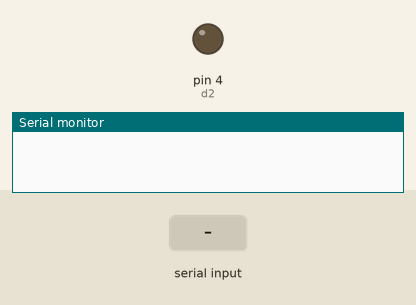
A sketch run on a simulated Arduino Uno, built with avr-gcc and run on an emulated ATmega328P. Shown: output pins drawn as LEDs (lit = HIGH), the last lines printed to the serial monitor. Inputs (shaded band) come from the test bench. Pins used as bus, display or sensor lines are not drawn.

Above: at 1.2 s.
1.3 s: "1" received over Serial
At 4.1 s:
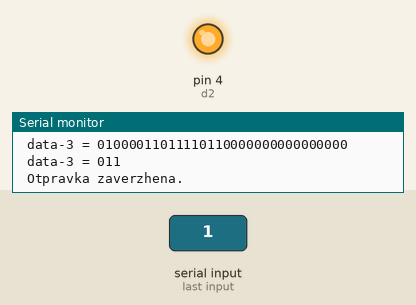
4.3 s: "0" received over Serial
Timing chart, 0 to 7.3 s (numbered marks = the images above; inputs shaded):
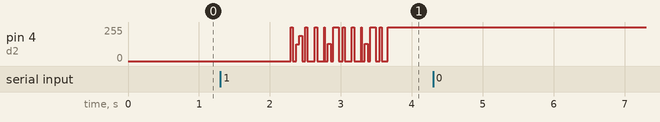

The sketch:

arduino_fpga_send_1.4__10_datchik_.ino
```cpp
int data3[332];
int i=0,clk=3,d2=4,j;
int az=HIGH;
int val=0;

int raw[10];
int tt[10];
int buf[32];


void func(int x2)
{
int i,d = 1, k=0, exp2=0;
int t[30];
double x, drob, n, y, z;
x=x2;
int cel = (int)x;
while(cel)
{
t[k] = cel%2;
k++;
cel /= 2;
}
drob = modf(x, &n);
int a[23];
for(i = 0; i < 23; i++)
{
drob *= 2;
y = modf(drob, &z);
a[i] = (int)z;
if(drob >= 1)
drob = drob - 1;
}
/*
for(i=0; i<k; i++)
Serial.print(t[i]);
*/
//---------------------—
exp2=k-1+127;
cel = (int)exp2;
int t2[10], k3=0;
d=1;
while(cel)
{
t2[k3]= cel%2;
k3++;
cel /= 2;
}
int g=0;
if(x>=0)
{
  buf[g]=0;
  g++;
}
else
{
  buf[g]=1;
  g++;
}
for(i=7; i>=0; i--) { buf[g]=t2[i]; g++; }
for(i=k-2; i>=0; i--) { buf[g]=t[i]; g++; }
for(i = 0; i < 24-k; i++) { buf[g]=a[i]; g++; }
}

void setup()
{
Serial.begin(9600);
pinMode(clk,OUTPUT);
pinMode(d2,OUTPUT);
pinMode( A0, INPUT );
}

void loop()
{
if(Serial.available())
{
val=Serial.read();
if(val=='1')
{
raw[0] = analogRead(A0);
tt[0] = (( raw[0]/1023.0 )*5.0*1000/10)+1;

raw[1] = raw[0];
tt[1] = ( raw[1]/1023.0 )*5.0*1000/10;

raw[2] = raw[0];
tt[2] = ( raw[2]/1023.0 )*5.0*1000/10;

raw[3] = raw[0];
tt[3] = ( raw[3]/1023.0 )*5.0*1000/10;

raw[4] = raw[0];
tt[4] = ( raw[4]/1023.0 )*5.0*1000/10;

raw[5] = raw[0];
tt[5] = ( raw[5]/1023.0 )*5.0*1000/10;

raw[6] = raw[0];
tt[6] = ( raw[6]/1023.0 )*5.0*1000/10;

raw[7] = raw[0];
tt[7] = ( raw[7]/1023.0 )*5.0*1000/10;

raw[8] = raw[0];
tt[8] = ( raw[8]/1023.0 )*5.0*1000/10;

raw[9] = raw[0];
tt[9] = (( raw[9]/1023.0 )*5.0*1000/10)+1;

Serial.println();
Serial.println();
Serial.print("t1 = ");
Serial.println(tt[0]);

Serial.print("t2 = ");
Serial.println(tt[1]);

Serial.print("t3 = ");
Serial.println(tt[2]);

Serial.print("t4 = ");
Serial.println(tt[3]);

Serial.print("t5 = ");
Serial.println(tt[4]);

Serial.print("t6 = ");
Serial.println(tt[5]);

Serial.print("t7 = ");
Serial.println(tt[6]);

Serial.print("t8 = ");
Serial.println(tt[7]);

Serial.print("t9 = ");
Serial.println(tt[8]);

Serial.print("t10 =");
Serial.println(tt[9]);
Serial.println("\n-------------------------------");

Serial.print("\n Function : \n");
int tr=9;
func(tt[0]);
Serial.print("\n 1. ");
for(i=0; i<32 ; i++)
{
  data3[tr]=buf[i];
  Serial.print(buf[i]);
  tr++;
}


func(tt[1]);
Serial.print("\n 2. ");
for(i=0; i<32 ; i++)
{
  data3[tr]=buf[i];
  Serial.print(buf[i]);
  tr++;
}


func(tt[2]);
Serial.print("\n 3. ");
for(i=0; i<32 ; i++)
{
  data3[tr]=buf[i];
  Serial.print(buf[i]);
  tr++;
}


func(tt[3]);
Serial.print("\n 4. ");
for(i=0; i<32 ; i++)
{
  data3[tr]=buf[i];
  Serial.print(buf[i]);
  tr++;
}


func(tt[4]);
Serial.print("\n 5. ");
for(i=0; i<32 ; i++)
{
  data3[tr]=buf[i];
  Serial.print(buf[i]);
  tr++;
}

func(tt[5]);
Serial.print("\n 6. ");
for(i=0; i<32 ; i++)
{
  data3[tr]=buf[i];
  Serial.print(buf[i]);
  tr++;
}

func(tt[6]);
Serial.print("\n 7. ");
for(i=0; i<32 ; i++)
{
  data3[tr]=buf[i];
  Serial.print(buf[i]);
  tr++;
}

func(tt[7]);
Serial.print("\n 8. ");
for(i=0; i<32 ; i++)
{
  data3[tr]=buf[i];
  Serial.print(buf[i]);
  tr++;
}

func(tt[8]);
Serial.print("\n 9. ");
for(i=0; i<32 ; i++)
{
  data3[tr]=buf[i];
  Serial.print(buf[i]);
  tr++;
}

func(tt[9]);
Serial.print("\n 10.");
for(i=0; i<32 ; i++)
{
  data3[tr]=buf[i];
  Serial.print(buf[i]);
  tr++;
}

//-----------------------------------------------------------------------------------


data3[0]=1;
data3[1]=0;
data3[2]=1;
data3[3]=1;
data3[4]=0;
data3[5]=0;
data3[6]=1;
data3[7]=1;
//start
//first trash
data3[8]=1;
//start data[0]
int gg=9;
Serial.print("\n\n Dannie : \n\n");

for(i=0; i<10; i++)
{
  Serial.print(" Data-3 gg : ");
  for(j=0; j<32; j++)
  {
  Serial.print(data3[gg] );
  gg++;
} Serial.println();}

data3[329]=0;
data3[330]=1;
data3[331]=1;
i=0;
Serial.print("\n Otpravka : \n ");
while(i!=332)
{
az = !az;
digitalWrite(clk,az);
/*Serial.print("clk=");
Serial.println(az);*/
if(az==LOW)
{
digitalWrite(d2,data3[i]);
if(i==0 || i==9 || i==(9+32) || i==(9+32+32) || i==(9+32+32+32) || i==(9+32*4) || i==(9+32*5) || i==(9+32*6) || i==(9+32*7) || i==(9+32*8) || i==(9+32*9) || i==(9+32*10))
{
Serial.print("\n data-3 = ");
}
Serial.print(data3[i]);
i++;
}
delay(2);
}
i=0;
val=0;
Serial.println("\n\n Otpravka zaverzhena.");
}
else Serial.println("STOP");
}
}
```
